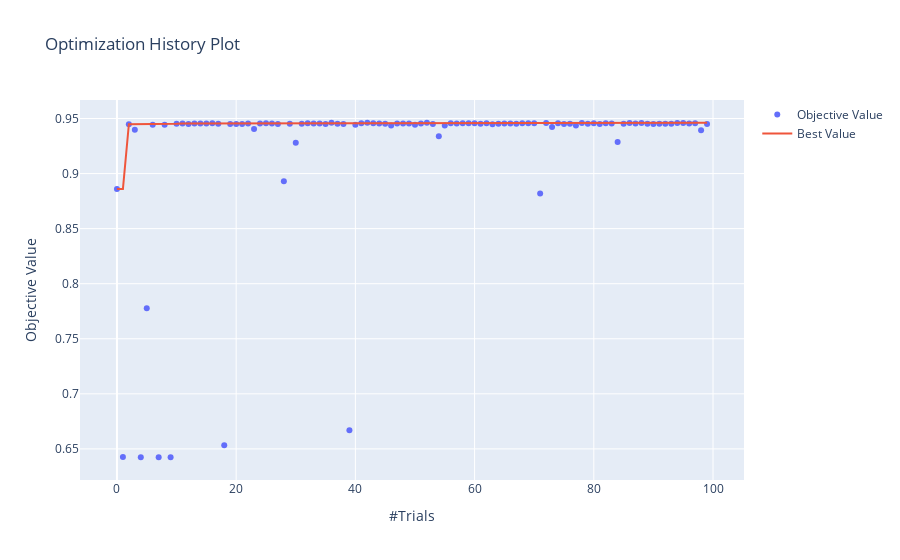

Notebook code for this chart:
### Markdown cell above
## 1.1 对于LR模型

### Code cell
# 查看模型在多少次Trial下可以达到稳定
plot_optimization_history(study_LR)
